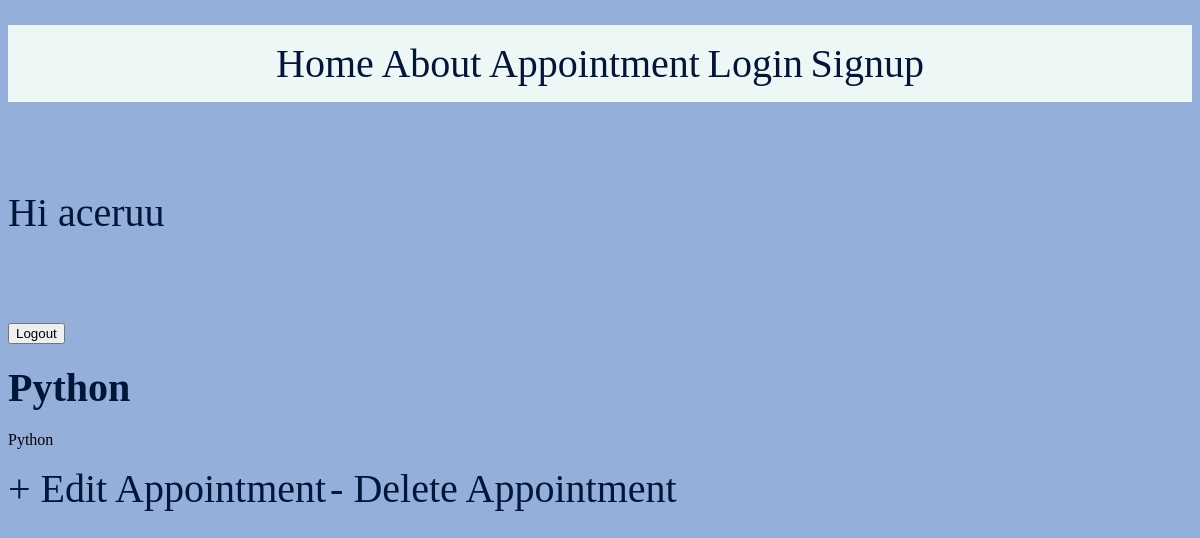
The app's page /appointment/1 (signed in) with its own data.
### accounts/models.py (models this page shows)
class CustomUser(AbstractUser):
    age = models.IntegerField(null=True, blank=True)
    phone_number = models.CharField(max_length=20, null=True, blank=True)
    profile_picture = models.ImageField(upload_to='profile_picture', null=True, blank=True)

### app/models.py (models this page shows, shortened)
class Appointment(models.Model):
    appointment = models.CharField(max_length=100)
    user = models.ForeignKey(settings.AUTH_USER_MODEL, on_delete=models.CASCADE)
    subject = models.TextField()
    rating = models.FloatField()
    pub_date = models.DateTimeField()
    price = models.DecimalField(max_digits=10, decimal_places=2)
    student = models.ManyToManyField(Student)
    tutor = models.ForeignKey("Tutor", on_delete=models.CASCADE)

### app/views.py (the view)
# urls.py: path('appointment/<int:pk>', AppointmentDetailView.as_view(), name='appointment_detail'),
class AppointmentDetailView(DetailView):
    model = Appointment
    context_object_name = 'appointment'
    template_name = 'app/appointment_detail.html'

### app/templates/app/appointment_detail.html
{% extends 'app/base.html' %}
{% load static %}
{% block content %}
        <div class="appointment-entry">
            <h2><a href="">{{appointment.appointment}}</a></h2>
            <p>{{appointment.subject}}</p>
        </div>
        <a href="{% url 'appointment_update' appointment.pk %}">+ Edit Appointment</a>
        <a href="{% url 'appointment_delete' appointment.pk %}">- Delete Appointment</a>
{% endblock content %}

### app/templates/app/base.html (shortened to what this page needs)
{% load static %}
<!DOCTYPE html>
<html lang="en">
<head>
    <link rel="stylesheet" href="{% static 'css/base.css' %}"
          <link rel="icon" href="{% static 'images/Logo.png' %}">
</head>
<body>
    {% include 'app/navbar.html' %}
    {% if user.is_authenticated %}
    <a href="{% url 'Profile' %}" class="logo-container">
        <p>Hi {{user.username}}</p></a>
    <form method="post" action="{% url 'logout' %}">
        <button type="submit">Logout</button>
    </form>
    {% else %}
     <p>You are not logged in</p>
    {% endif %}
    {% block content %}{% endblock content %}
</body>
</html>

### static/css/base.css (style rules this page uses)
body { background-color: #94B0DA; }
a { box-shadow: inset 0 0 0 0 #BFC0C0; color: #011638; margin: 0 -.25rem; padding: 0 .25rem; transition: color .3s ease-in-out, box-shadow .3s ease-in-out; text-decoration: none; font-size: 40px; position: relative; }

### records on screen
CustomUser: username "aceruu"
Appointment: appointment "Python", subject "Python"
